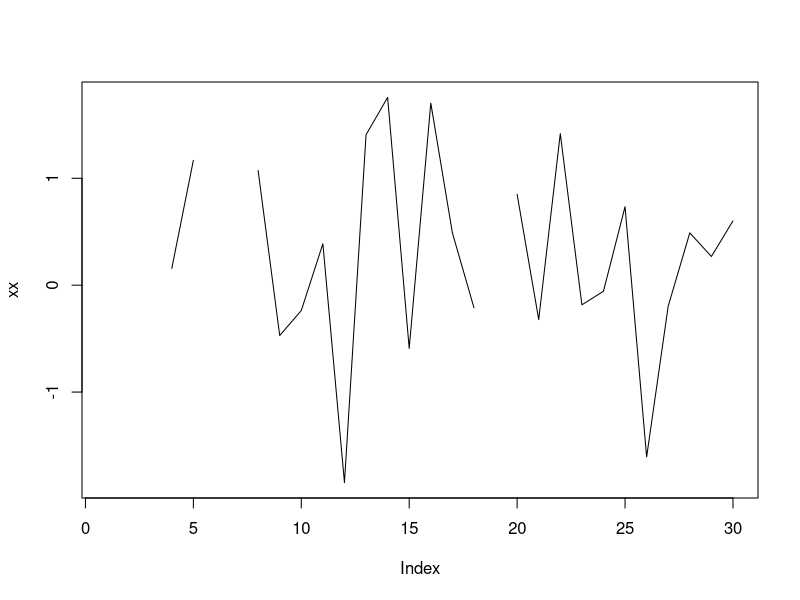

Recreate this plot in R. (Note: this script raises an error after producing the figure.)
## working on optimal time segment idenfitication


xx<-rnorm(30)
xx[1]<-NA
xx[2]<-NA
xx[3]<-NA
xx[6]<-NA
xx[7]<-NA
xx[19]<-NA

plot(xx, type="l")

rle.xx<-rle(!is.na(xx))
rle.xx$values

lmin=20
max.na=floor(lmin*.1)

## Attempt 2
rle.xx<-rle(!is.na(xx))
if(cumsum(rle.xx$lengths[rle.xx$values])<(lmin-max.na)){stop("too few observations")}
for(step in 1:length(rle.xx$lengths)){
  
  
  
}


## Attempt 1 -- temporarily abandoned because I think I can do this in
## RLE space more efficiently
# for(step in 1:length(xx)){
#   if(step==1){tmp<-xx}
#   rle.tmp<-rle(is.na(tmp))
#   #remove anything with consecutive NAs
#   
#   #this will kill the ts if there are consecutive NAs late in the time series
#   if(any(rle.tmp$lengths[rle.tmp$values]>1)){
#     cut<-min(which(rle.xx$lengths[rle.xx$values]>1))
#     tmp<-tmp[-c(1:cumsum(rle.tmp$lengths[1:cut]))]
#     if(length(tmp<lmin)){break}
#     else{next}
#   }
#   #now start checking 
# }